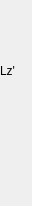
   <widget class="caFrame" name="caFrame_6">
    <property name="geometry">
     <rect>
      <x>200</x>
      <y>63</y>
      <width>32</width>
      <height>206</height>
     </rect>
    </property>
    <widget class="caFrame" name="caFrame_7">
     <property name="geometry">
      <rect>
       <x>0</x>
       <y>1</y>
       <width>22</width>
       <height>205</height>
      </rect>
     </property>
     <widget class="caLabel" name="caLabel_22">
      <property name="geometry">
       <rect>
        <x>0</x>
        <y>60</y>
        <width>20</width>
        <height>20</height>
       </rect>
      </property>
      <property name="text">
       <string>Lz'</string>
      </property>
      <property name="alignment">
       <set>Qt::AlignAbsolute|Qt::AlignLeading|Qt::AlignLeft|Qt::AlignVCenter</set>
      </property>
      <property name="fontScaleMode">
       <enum>ESimpleLabel::WidthAndHeight</enum>
      </property>
      <property name="foreground">
       <color>
        <red>0</red>
        <green>0</green>
        <blue>0</blue>
       </color>
      </property>
      <property name="background">
       <color>
        <red>192</red>
        <green>191</green>
        <blue>188</blue>
       </color>
      </property>
      <property name="frameShape">
       <enum>QFrame::NoFrame</enum>
      </property>
     </widget>
     <widget class="caGraphics" name="cagraphics_7">
      <property name="geometry">
       <rect>
        <x>0</x>
        <y>-49</y>
        <width>31</width>
        <height>100</height>
       </rect>
      </property>
      <property name="form">
       <enum>caGraphics::Line</enum>
      </property>
     </widget>
     <widget class="caGraphics" name="cagraphics_8">
      <property name="geometry">
       <rect>
        <x>-60</x>
        <y>154</y>
        <width>100</width>
        <height>100</height>
       </rect>
      </property>
      <property name="form">
       <enum>caGraphics::Line</enum>
      </property>
     </widget>
     <widget class="caGraphics" name="cagraphics_9">
      <property name="geometry">
       <rect>
        <x>-40</x>
        <y>0</y>
        <width>100</width>
        <height>211</height>
       </rect>
      </property>
      <property name="form">
       <enum>caGraphics::Line</enum>
      </property>
      <property name="tiltAngle">
       <number>90</number>
      </property>
     </widget>
     <zorder>cagraphics_7</zorder>
     <zorder>cagraphics_8</zorder>
     <zorder>cagraphics_9</zorder>
     <zorder>caLabel_22</zorder>
    </widget>
   </widget>
